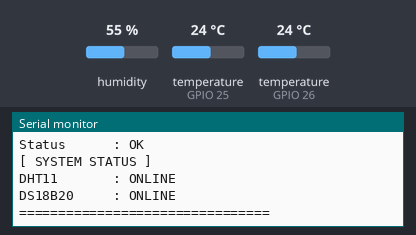
This sketch was run on a simulated ESP32. Shown: the last lines printed to the serial monitor. The test bench sets the inputs (shaded band); at power-on: humidity 55 %, temperature (sensors on GPIO 26, GPIO 25) 24 °C. A WiFi scan finds three made-up networks.

Above: at 5.7 s.
5.8 s: humidity set to 22 %
At 6.65 s:
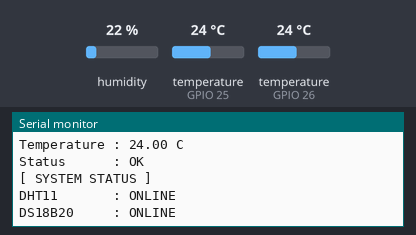
8.4 s: temperature (sensor on GPIO 26) set to 12 °C
At 8.66 s:
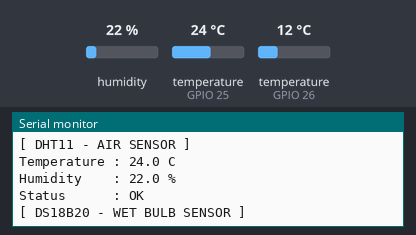
11.0 s: temperature (sensor on GPIO 25) set to 12 °C
At 13.4 s:
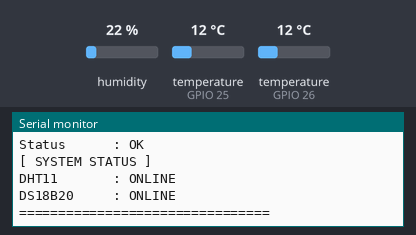
13.6 s: temperature (sensor on GPIO 26) set to 2 °C
22.6 s: humidity set to 40 %
At 24.66 s:
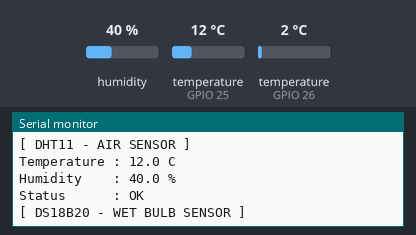
Timing chart, 0 to 26.2 s (numbered marks = the images above; inputs shaded):
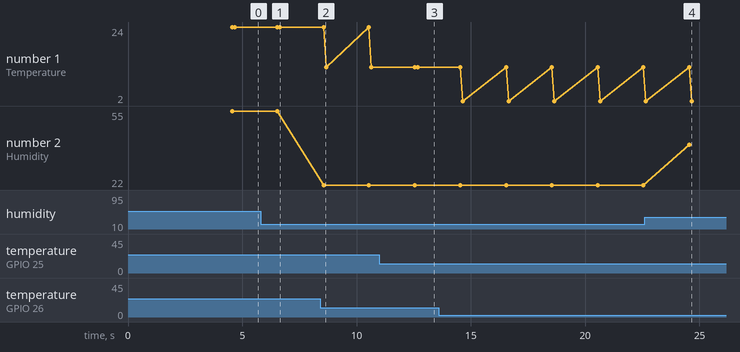

The sketch:

terma_station.ino
```cpp
#include <Arduino.h>
#include <DHT.h>
#include <OneWire.h>
#include <DallasTemperature.h>

// ========================================
// TERMA CONNECTION
// ========================================
// ZONE must be a TERMA zone code: COR_B, BEK_A or GUDANG.
#define DEVICE_ID "TST-01"
#define ZONE "COR_B"
#include "terma_net.h"

const unsigned long SEND_INTERVAL = 30000;
unsigned long previousSend = 0;

// ========================================
// PIN CONFIGURATION
// ========================================

#define DHT_PIN       25
#define DHT_TYPE      DHT11

#define DS18B20_PIN   26

// ========================================
// SENSOR OBJECT
// ========================================

DHT dht(DHT_PIN, DHT_TYPE);

OneWire oneWire(DS18B20_PIN);

DallasTemperature ds18b20(&oneWire);

// ========================================
// TIMER
// ========================================

unsigned long previousMillis = 0;

const unsigned long READ_INTERVAL = 2000;

// ========================================
// SENSOR DATA
// ========================================

float airTemperature = NAN;
float humidity = NAN;
float waterTemperature = NAN;

// ========================================
// FUNCTION: READ SENSORS
// ========================================

void readSensors() {

    Serial.println();
    Serial.println("================================");
    Serial.println("         TERMA STATION");
    Serial.println("================================");

    // ------------------------------------
    // READ DHT11
    // ------------------------------------

    humidity = dht.readHumidity();

    airTemperature = dht.readTemperature();

    Serial.println("[ DHT11 - AIR SENSOR ]");

    if (isnan(humidity) || isnan(airTemperature)) {

        Serial.println("Status      : SENSOR ERROR");

    } else {

        Serial.print("Temperature : ");
        Serial.print(airTemperature, 1);
        Serial.println(" C");

        Serial.print("Humidity    : ");
        Serial.print(humidity, 1);
        Serial.println(" %");

        Serial.println("Status      : OK");
    }

    // ------------------------------------
    // READ DS18B20
    // ------------------------------------

    Serial.println();

    // DS18B20 is the natural wet-bulb sensor: its tip is wrapped in a wet cotton
    // wick whose end dips in the water reservoir (tip itself stays out of the water).
    Serial.println("[ DS18B20 - WET BULB SENSOR ]");

    ds18b20.requestTemperatures();

    waterTemperature = ds18b20.getTempCByIndex(0);

    if (
        ds18b20.getDeviceCount() == 0 ||
        waterTemperature == DEVICE_DISCONNECTED_C
    ) {

        Serial.println("Temperature : SENSOR ERROR");

        Serial.println("Status      : NOT DETECTED");

    } else {

        Serial.print("Temperature : ");

        Serial.print(waterTemperature, 2);

        Serial.println(" C");

        Serial.println("Status      : OK");
    }

    // ------------------------------------
    // SUMMARY
    // ------------------------------------

    Serial.println();

    Serial.println("[ SYSTEM STATUS ]");

    Serial.print("DHT11       : ");

    Serial.println(
        !isnan(humidity) && !isnan(airTemperature)
        ? "ONLINE"
        : "ERROR"
    );

    Serial.print("DS18B20     : ");

    Serial.println(
        waterTemperature != DEVICE_DISCONNECTED_C &&
        ds18b20.getDeviceCount() > 0
        ? "ONLINE"
        : "ERROR"
    );

    Serial.println("================================");
}

// ========================================
// SEND TO TERMA
// ========================================
// TERMA computes ISBB (WBGT) server-side: 0.7 x wet bulb + 0.3 x air temperature.

void sendReading() {

    if (isnan(humidity) || isnan(airTemperature)) {
        Serial.println("[NET] Tidak dikirim: DHT11 error");
        return;
    }

    bool wetBulbOk = ds18b20.getDeviceCount() > 0 && waterTemperature != DEVICE_DISCONNECTED_C;
    char wetBulbText[12] = "null";
    if (wetBulbOk) snprintf(wetBulbText, sizeof(wetBulbText), "%.2f", waterTemperature);

    char json[200];
    snprintf(json, sizeof(json),
        "{\"type\":\"station\",\"deviceId\":\"%s\",\"zone\":\"%s\",\"airC\":%.1f,\"humidityPct\":%.1f,\"wetBulbC\":%s}",
        DEVICE_ID, ZONE, airTemperature, humidity, wetBulbText);
    termaPost(json);
}

// ========================================
// SETUP
// ========================================

void setup() {

    Serial.begin(115200);

    delay(1000);

    Serial.println();

    Serial.println("================================");
    Serial.println("     ESP32 TERMA STATION");
    Serial.println("================================");

    // Initialize DHT11
    Serial.println("Initializing DHT11...");

    dht.begin();

    // Initialize DS18B20
    Serial.println("Initializing DS18B20...");

    ds18b20.begin();

    // Try ESP32 internal pull-up
    // Experimental: external pull-up is preferred
    pinMode(DS18B20_PIN, INPUT_PULLUP);

    // Set resolution 9-bit
    ds18b20.setResolution(9);

    // Display sensor detection
    Serial.println();

    Serial.print("DHT11      : READY");

    Serial.println();

    Serial.print("DS18B20 detected: ");

    Serial.println(ds18b20.getDeviceCount());

    Serial.println();

    if (ds18b20.getDeviceCount() == 0) {

        Serial.println("WARNING: DS18B20 NOT DETECTED!");

    }

    termaNetBegin();

    Serial.println("System initialization completed.");

    Serial.println();

    delay(1500);
}

// ========================================
// LOOP
// ========================================

void loop() {

    unsigned long currentMillis = millis();

    if (currentMillis - previousMillis >= READ_INTERVAL) {

        previousMillis = currentMillis;

        readSensors();
    }

    if (currentMillis - previousSend >= SEND_INTERVAL) {

        previousSend = currentMillis;

        sendReading();
    }
}
```

terma_net.h
```cpp
// TERMA shared network helper. Copy of this file lives in each sketch folder
// (Arduino IDE cannot include files outside the sketch folder).
#pragma once
#include <WiFi.h>
#include <ESPmDNS.h>
#include <HTTPClient.h>
#include "secrets.h"

static const char* termaSsids[] = {WIFI1_SSID, WIFI2_SSID, WIFI3_SSID};
static const char* termaPasses[] = {WIFI1_PASS, WIFI2_PASS, WIFI3_PASS};
static const int TERMA_NETS = 3;
static int termaNet = -1;  // saved network currently in use
static IPAddress termaServer;
static bool termaResolved = false;
static bool termaMdns = false;
static unsigned long termaLastTry = 0;

inline bool termaOnline() { return WiFi.status() == WL_CONNECTED; }

// Finds the TERMA server on the current network: fixed IP (VPS) or the laptop's mDNS name,
// so the laptop's IP may change between networks.
inline bool termaResolve() {
  if (termaResolved) return true;
  if (strlen(TERMA_SERVER_IP) > 0) return termaResolved = termaServer.fromString(TERMA_SERVER_IP);
  if (!termaMdns) termaMdns = MDNS.begin(DEVICE_ID);
  termaServer = MDNS.queryHost(TERMA_SERVER_MDNS, 2000);
  termaResolved = termaServer != IPAddress((uint32_t)0);
  Serial.printf("[NET] Server %s.local -> %s\n", TERMA_SERVER_MDNS, termaResolved ? termaServer.toString().c_str() : "tidak ditemukan");
  return termaResolved;
}

// Joins the saved networks in turn and stays on the first one where the TERMA server is found.
// (Joining the strongest network failed whenever the laptop was on a different saved network.)
inline bool termaHunt() {
  int found = WiFi.scanNetworks();
  if (found < 0) found = 0;
  Serial.printf("[NET] %d WiFi 2.4GHz terlihat:", found);
  for (int i = 0; i < found; i++) Serial.printf(" %s(%d)", WiFi.SSID(i).c_str(), WiFi.RSSI(i));
  Serial.println();
  for (int k = 1; k <= TERMA_NETS; k++) {
    int net = (termaNet + k + TERMA_NETS) % TERMA_NETS;
    bool visible = false;
    if (!strlen(termaSsids[net])) continue;  // unused slot
    for (int i = 0; i < found; i++) visible |= WiFi.SSID(i) == termaSsids[net];
    if (!visible) continue;
    WiFi.disconnect();
    termaResolved = false;
    WiFi.begin(termaSsids[net], termaPasses[net]);
    for (int t = 0; t < 150 && !termaOnline(); t++) delay(100);
    Serial.printf("[NET] WiFi %s: %s\n", termaSsids[net], termaOnline() ? WiFi.localIP().toString().c_str() : "gagal");
    if (termaOnline() && termaResolve()) {
      termaNet = net;
      return true;
    }
  }
  return false;
}

inline void termaNetBegin() {
  WiFi.mode(WIFI_STA);
  WiFi.setHostname(DEVICE_ID);
#ifdef CONFIG_IDF_TARGET_ESP32C3
  WiFi.setTxPower(WIFI_POWER_8_5dBm);  // ESP32-C3 Super Mini: full power often fails to associate
#else
  WiFi.setTxPower(WIFI_POWER_15dBm);   // lower current spikes: full power reset the board on weak USB/5 V supplies
#endif
  termaLastTry = millis();
  termaHunt();
}

// Keeps a route to the server, retrying at most every 10 s so sensors are not blocked.
inline bool termaEnsureWifi() {
  if (termaOnline() && termaResolved) return true;
  if (millis() - termaLastTry < 10000) return false;
  termaLastTry = millis();
  if (termaOnline() && termaResolve()) return true;
  return termaHunt();
}

// POSTs one JSON reading to TERMA. Returns true when the server accepted it (HTTP 200).
inline bool termaPost(const char* json) {
  if (!termaEnsureWifi()) return false;
  HTTPClient http;
  http.setTimeout(3000);
  http.begin(String("http://") + termaServer.toString() + ":" + TERMA_SERVER_PORT + "/api/iot");
  http.addHeader("Content-Type", "application/json");
  http.addHeader("x-terma-key", TERMA_IOT_KEY);
  int code = http.POST((uint8_t*)json, strlen(json));
  http.end();
  if (code <= 0) termaResolved = false;  // laptop moved or offline: look for it again
  Serial.printf("[NET] POST %d %s\n", code, json);
  return code == 200;
}
```

Measured:
- after the input at 11.0 s, the serial monitor: prints a new line after 1.6 s (image 3)
- after the input at 22.6 s, the serial monitor: prints a new line after 2.0 s (image 4)
- plotted number 1: 24 → 12 after the input at 8.4 s
- plotted number 2: 22 → 40 after the input at 22.6 s
